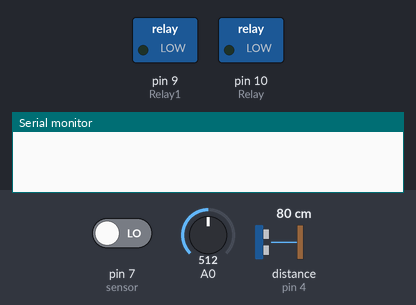
This sketch was run on a simulated Arduino Uno, built with avr-gcc and run on an emulated ATmega328P. Parts: switched loads named in the sketch (green lamp = pin HIGH), the last lines printed to the serial monitor. The test bench sets the inputs (shaded band); at power-on: A0 = 512, pin 7 (sensor) LOW, distance to the obstacle (sensor on pin 4) 80 cm. The echo pulse lasts 58.3 µs per cm; pins used as bus, display or sensor lines are not drawn.

Above: at 1.2 s.
1.3 s: A0 set to 414
4.3 s: A0 set to 392
At 6.6 s:
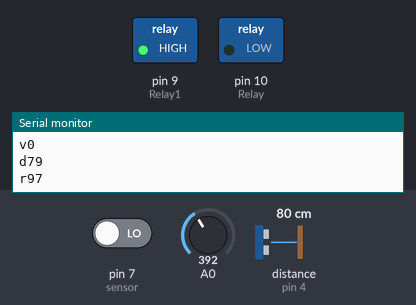
Timing chart, 0 to 8.1 s (numbered marks = the images above; inputs shaded):
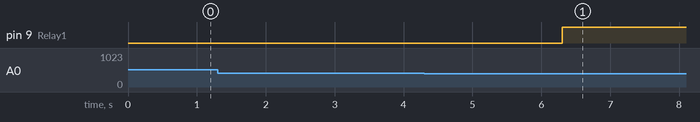

The sketch:

HandWashingMachine.ino
```cpp
const int sensor = 7;
const int Relay = 10;
const int trigss = 5;
const int echoss = 4;
const int ledWhite = 8;
const int ledRed = 12;
const int Relay1 = 9;
int resis;
int val;
unsigned long duration;
unsigned long distance;
void setup()
{
  pinMode(sensor, INPUT);
  pinMode(Relay, OUTPUT);
  pinMode(Relay1,OUTPUT);
  pinMode(trigss, OUTPUT);
  pinMode(echoss, INPUT);
  Serial.begin(9600);
}


void loop()
{
    resis = analogRead(A0);
    int real_resis = map(resis,0,1023,0,255);

    if(real_resis < 100) {
      Serial.print("v");
      val = digitalRead(sensor);
      Serial.println(val);
      if (val == 1) {
      digitalWrite(Relay,HIGH);
    }
    else {
      digitalWrite(Relay,LOW);
      delay(1000);
    }
    delay(1000);

    digitalWrite(trigss,LOW);   // tắt chân trig
    delayMicroseconds(10);
    digitalWrite(trigss,HIGH);   // phát xung từ chân trig
    delayMicroseconds(5);   // xung có độ dài 5 microSeconds
    digitalWrite(trigss,LOW);   // tắt chân trig
    duration = pulseIn(echoss,HIGH);
    distance = int(duration/2/29.412);
    Serial.print("d");
    Serial.println(distance);
    Serial.print("r");
    Serial.println(real_resis);
    if (distance > 1 && distance < 20) {
      digitalWrite(Relay1,LOW);
      delay(1000);
    }
    else {
      digitalWrite(Relay1,HIGH);
    }
     delay(1000);
    }
  else {
    if (Serial.available())
    {
     char var = Serial.read();

      if (var == 'o')
        {
          digitalWrite(Relay, LOW);
        }
      else if (var == 'f')
        {
          digitalWrite(Relay, HIGH);
        }


      if(var == 'a') {
        digitalWrite(Relay1, LOW);
      }
      else if(var == 'b') {
        digitalWrite(Relay1,HIGH);
      }
    Serial.print("v");
    val = digitalRead(sensor);
    Serial.println(val);
    digitalWrite(trigss,LOW);   // tắt chân trig
    delayMicroseconds(10);
    digitalWrite(trigss,HIGH);   // phát xung từ chân trig
    delayMicroseconds(5);   // xung có độ dài 5 microSeconds
    digitalWrite(trigss,LOW);   // tắt chân trig
    duration = pulseIn(echoss,HIGH);
    distance = int(duration/2/29.412);
    Serial.print("d");
    Serial.println(distance);
    Serial.print("r");
    Serial.println(real_resis);
  }

}

 }
```

Measured:
- the behaviour switches between 402 and 401 on A0 (found by bisection; images 0 and 1)
- after the input at 1.3 s, every drawn part: stays the same
- after the input at 4.3 s, pin 9 (Relay1): LOW → HIGH after 2.0 s
